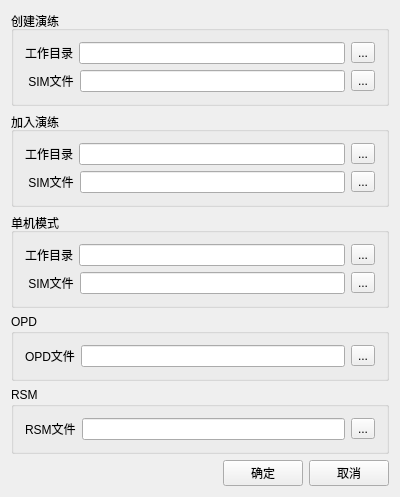
<?xml version="1.0" encoding="UTF-8"?>
<ui version="4.0">
 <class>ByyHdoseSettingsWidget</class>
 <widget class="QWidget" name="ByyHdoseSettingsWidget">
  <property name="geometry">
   <rect>
    <x>0</x>
    <y>0</y>
    <width>400</width>
    <height>427</height>
   </rect>
  </property>
  <property name="windowTitle">
   <string>Hdose设置</string>
  </property>
  <layout class="QVBoxLayout" name="verticalLayout">
   <item>
    <widget class="QGroupBox" name="groupBox_5">
     <property name="title">
      <string>创建演练</string>
     </property>
     <property name="flat">
      <bool>true</bool>
     </property>
     <layout class="QVBoxLayout" name="verticalLayout_6">
      <item>
       <layout class="QHBoxLayout" name="horizontalLayout_6">
        <item>
         <widget class="QLabel" name="label_5">
          <property name="text">
           <string>工作目录</string>
          </property>
         </widget>
        </item>
        <item>
         <widget class="QLineEdit" name="createDirEdit"/>
        </item>
        <item>
         <widget class="QToolButton" name="createDirButton">
          <property name="text">
           <string>...</string>
          </property>
         </widget>
        </item>
       </layout>
      </item>
      <item>
       <layout class="QHBoxLayout" name="horizontalLayout_9">
        <item>
         <widget class="QLabel" name="label_8">
          <property name="text">
           <string> SIM文件</string>
          </property>
         </widget>
        </item>
        <item>
         <widget class="QLineEdit" name="createSimFileEdit"/>
        </item>
        <item>
         <widget class="QToolButton" name="createSimFileButton">
          <property name="text">
           <string>...</string>
          </property>
         </widget>
        </item>
       </layout>
      </item>
     </layout>
    </widget>
   </item>
   <item>
    <widget class="QGroupBox" name="groupBox">
     <property name="title">
      <string>加入演练</string>
     </property>
     <property name="flat">
      <bool>true</bool>
     </property>
     <layout class="QVBoxLayout" name="verticalLayout_2">
      <item>
       <layout class="QHBoxLayout" name="horizontalLayout_4">
        <item>
         <widget class="QLabel" name="label_3">
          <property name="text">
           <string>工作目录</string>
          </property>
         </widget>
        </item>
        <item>
         <widget class="QLineEdit" name="joinDirEdit"/>
        </item>
        <item>
         <widget class="QToolButton" name="joinDirButton">
          <property name="text">
           <string>...</string>
          </property>
         </widget>
        </item>
       </layout>
      </item>
      <item>
       <layout class="QHBoxLayout" name="horizontalLayout">
        <item>
         <widget class="QLabel" name="label">
          <property name="text">
           <string> SIM文件</string>
          </property>
         </widget>
        </item>
        <item>
         <widget class="QLineEdit" name="joinSimFileEdit"/>
        </item>
        <item>
         <widget class="QToolButton" name="joinSimFileButton">
          <property name="text">
           <string>...</string>
          </property>
         </widget>
        </item>
       </layout>
      </item>
     </layout>
    </widget>
   </item>
   <item>
    <widget class="QGroupBox" name="groupBox_2">
     <property name="title">
      <string>单机模式</string>
     </property>
     <property name="flat">
      <bool>true</bool>
     </property>
     <layout class="QVBoxLayout" name="verticalLayout_3">
      <item>
       <layout class="QHBoxLayout" name="horizontalLayout_5">
        <item>
         <widget class="QLabel" name="label_4">
          <property name="text">
           <string>工作目录</string>
          </property>
         </widget>
        </item>
        <item>
         <widget class="QLineEdit" name="singleDirEdit"/>
        </item>
        <item>
         <widget class="QToolButton" name="singleDirButton">
          <property name="text">
           <string>...</string>
          </property>
         </widget>
        </item>
       </layout>
      </item>
      <item>
       <layout class="QHBoxLayout" name="horizontalLayout_2">
        <item>
         <widget class="QLabel" name="label_2">
          <property name="text">
           <string> SIM文件</string>
          </property>
         </widget>
        </item>
        <item>
         <widget class="QLineEdit" name="singleSimFileEdit"/>
        </item>
        <item>
         <widget class="QToolButton" name="singleSimFileButton">
          <property name="text">
           <string>...</string>
          </property>
         </widget>
        </item>
       </layout>
      </item>
     </layout>
    </widget>
   </item>
   <item>
    <widget class="QGroupBox" name="groupBox_3">
     <property name="title">
      <string>OPD</string>
     </property>
     <property name="flat">
      <bool>true</bool>
     </property>
     <layout class="QVBoxLayout" name="verticalLayout_4">
      <item>
       <layout class="QHBoxLayout" name="horizontalLayout_7">
        <item>
         <widget class="QLabel" name="label_6">
          <property name="text">
           <string>OPD文件</string>
          </property>
         </widget>
        </item>
        <item>
         <widget class="QLineEdit" name="opdFileEdit"/>
        </item>
        <item>
         <widget class="QToolButton" name="opdFileButton">
          <property name="text">
           <string>...</string>
          </property>
         </widget>
        </item>
       </layout>
      </item>
     </layout>
    </widget>
   </item>
   <item>
    <widget class="QGroupBox" name="groupBox_4">
     <property name="title">
      <string>RSM</string>
     </property>
     <property name="flat">
      <bool>true</bool>
     </property>
     <layout class="QVBoxLayout" name="verticalLayout_5">
      <item>
       <layout class="QHBoxLayout" name="horizontalLayout_8">
        <item>
         <widget class="QLabel" name="label_7">
          <property name="text">
           <string>RSM文件</string>
          </property>
         </widget>
        </item>
        <item>
         <widget class="QLineEdit" name="rsmFileEdit"/>
        </item>
        <item>
         <widget class="QToolButton" name="rsmFileButton">
          <property name="text">
           <string>...</string>
          </property>
         </widget>
        </item>
       </layout>
      </item>
     </layout>
    </widget>
   </item>
   <item>
    <layout class="QHBoxLayout" name="horizontalLayout_3">
     <item>
      <spacer name="horizontalSpacer">
       <property name="orientation">
        <enum>Qt::Horizontal</enum>
       </property>
       <property name="sizeHint" stdset="0">
        <size>
         <width>40</width>
         <height>20</height>
        </size>
       </property>
      </spacer>
     </item>
     <item>
      <widget class="QPushButton" name="okButton">
       <property name="text">
        <string>确定</string>
       </property>
      </widget>
     </item>
     <item>
      <widget class="QPushButton" name="cancelButton">
       <property name="text">
        <string>取消</string>
       </property>
      </widget>
     </item>
    </layout>
   </item>
  </layout>
 </widget>
 <layoutdefault spacing="6" margin="11"/>
 <resources/>
 <connections/>
</ui>
